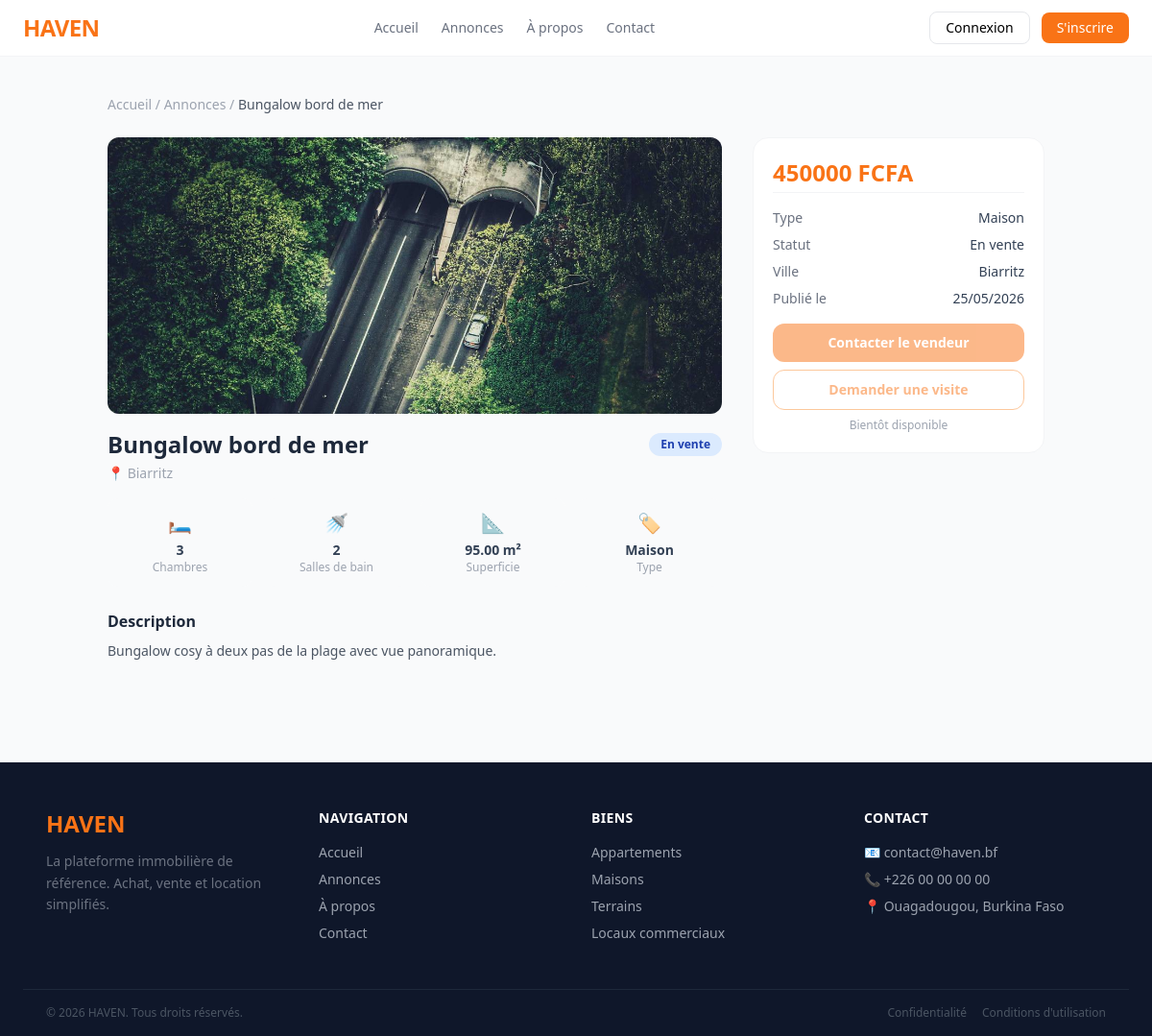
The page /detail/21/ on the database its author committed.
### apps/listings/models.py (models this page shows, shortened)
class Listing(models.Model):
    STATUS = [
        ('En vente', 'En vente'),
        ('A louer', 'A louer'),
        ('Vendu', 'Vendu'),
        ('Loué', 'Loué'),
    ]
    TYPES = [
        ('Appartement', 'Appartement'),
        ('Maison', 'Maison'),
        ('Local commercial', 'Local commercial'),
        ('Terrain', 'Terrain'),
    ]
    user = models.ForeignKey(settings.AUTH_USER_MODEL,
                            on_delete=models.CASCADE)
    title = models.CharField(max_length=255)
    description = models.TextField()
    property_type = models.CharField(max_length=20, choices=TYPES)
    status = models.CharField(max_length=20, choices=STATUS)
    price = models.DecimalField(max_digits=14,decimal_places=2)
    bathrooms = models.IntegerField()
    bedrooms = models.IntegerField()
    is_available = models.BooleanField(default=True)
    city = models.CharField(max_length=255)
    longitude = models.DecimalField(max_digits=9, decimal_places=6)
    latitude = models.DecimalField(max_digits=9, decimal_places=6)
    created_at = models.DateTimeField(auto_now_add=True)
    area = models.DecimalField(max_digits=8, decimal_places=2, null=True, blank=True)
    class Meta:
        ordering = ['-created_at']

class Images(models.Model):
    listing = models.ForeignKey(Listing,on_delete=models.CASCADE, related_name='images')
    image = models.ImageField(upload_to='listings/images/')
    class Meta:
        ordering = ['listing']

### apps/listings/views.py (the view)
# urls.py: path('detail/<int:id>/',views.detail,name='listing-detail'),
def detail(request,id):
    listing = get_object_or_404(Listing,id=id)
    images = listing.images.all()
    similars = Listing.objects.filter(
        property_type=listing.property_type,
        city=listing.city
    ).exclude(id=listing.id)[:4]
    context = {
        'listing': listing,
        'images': images,
        'similars': similars
    }
    return render(request, 'listings/details.html', context=context)

### templates/listings/details.html (shortened to what this page needs)
{% extends 'base.html' %}
{% block content %}
<div class="max-w-5xl mx-auto px-6 py-10">
    <p class="text-sm text-gray-400 mb-6">
        <a href="{% url 'home' %}" class="hover:text-orange-500">Accueil</a> /
        <a href="{% url 'search' %}" class="hover:text-orange-500">Annonces</a> /
        <span class="text-gray-600">{{ listing.title }}</span>
    </p>
    <div class="grid grid-cols-1 lg:grid-cols-3 gap-8">
        <div class="lg:col-span-2">
            {% if images %}
            <div class="mb-4 rounded-xl overflow-hidden h-72 bg-gray-100">
                <img id="main-img" src="{{ images.0.image.url }}" alt="{{ listing.title }}"
                     class="w-full h-full object-cover">
            </div>
            {% else %}
            <div class="mb-6 rounded-xl h-72 bg-gray-100 flex items-center justify-center text-6xl">🏠</div>
            {% endif %}
            <div class="flex items-start justify-between mb-4">
                <div>
                    <h1 class="text-2xl font-bold text-slate-800 mb-1">{{ listing.title }}</h1>
                    <p class="text-sm text-gray-400">📍 {{ listing.city }}</p>
                </div>
                <span class="text-xs font-semibold px-3 py-1 rounded-full mt-1
                    {% if listing.status == 'A louer' %}bg-green-100 text-green-800
                    {% elif listing.status == 'En vente' %}bg-blue-100 text-blue-800
                    {% else %}bg-gray-100 text-gray-600{% endif %}">
                    {{ listing.status }}
                </span>
            </div>
            <div class="grid grid-cols-2 sm:grid-cols-4 gap-3 mb-6">
                {% if listing.bedrooms %}
                <div class="bg-gray-50 rounded-xl p-3 text-center">
                    <p class="text-xl mb-1">🛏</p>
                    <p class="text-sm font-semibold text-slate-700">{{ listing.bedrooms }}</p>
                    <p class="text-xs text-gray-400">Chambres</p>
                </div>
                {% endif %}
                {% if listing.bathrooms %}
                <div class="bg-gray-50 rounded-xl p-3 text-center">
                    <p class="text-xl mb-1">🚿</p>
                    <p class="text-sm font-semibold text-slate-700">{{ listing.bathrooms }}</p>
                    <p class="text-xs text-gray-400">Salles de bain</p>
                </div>
                {% endif %}
                {% if listing.area %}
                <div class="bg-gray-50 rounded-xl p-3 text-center">
                    <p class="text-xl mb-1">📐</p>
                    <p class="text-sm font-semibold text-slate-700">{{ listing.area }} m²</p>
                    <p class="text-xs text-gray-400">Superficie</p>
                </div>
                {% endif %}
                <div class="bg-gray-50 rounded-xl p-3 text-center">
                    <p class="text-xl mb-1">🏷</p>
                    <p class="text-sm font-semibold text-slate-700">{{ listing.property_type }}</p>
                    <p class="text-xs text-gray-400">Type</p>
                </div>
            </div>
            <div>
                <h2 class="text-base font-semibold text-slate-800 mb-2">Description</h2>
                <p class="text-sm text-gray-600 leading-relaxed">{{ listing.description }}</p>
            </div>
        </div>
        <div class="lg:col-span-1">
            <div class="bg-white border border-gray-100 rounded-2xl p-5 sticky top-20">
                <p class="text-2xl font-bold text-orange-500 mb-1">
                    {{ listing.price|floatformat:0 }} FCFA
                </p>
                <div class="border-t border-gray-100 pt-4 mb-4 text-sm text-gray-500 space-y-2">
                    <div class="flex justify-between">
                        <span>Type</span>
                        <span class="font-medium text-slate-700">{{ listing.property_type }}</span>
                    </div>
                    <div class="flex justify-between">
                        <span>Statut</span>
                        <span class="font-medium text-slate-700">{{ listing.status }}</span>
                    </div>
                    <div class="flex justify-between">
                        <span>Ville</span>
                        <span class="font-medium text-slate-700">{{ listing.city }}</span>
                    </div>
                    <div class="flex justify-between">
                        <span>Publié le</span>
                        <span class="font-medium text-slate-700">{{ listing.created_at|date:"d/m/Y" }}</span>
                    </div>
                </div>
                <button disabled class="w-full bg-orange-500 text-white font-semibold py-2.5 rounded-xl text-sm opacity-50 cursor-not-allowed mb-2">
                    Contacter le vendeur
                </button>
                <button class="w-full border border-orange-400 text-orange-500 font-semibold py-2.5 rounded-xl text-sm opacity-50">
                    <a href="{% url 'request_visit' listing.pk %}">Demander une visite</a>
                </button>
                <p class="text-center text-xs text-gray-400 mt-2">Bientôt disponible</p>
            </div>
        </div>
    </div>
</div>
{% endblock %}

### rows shown on the page
Listing: title "Bungalow bord de mer", city "Biarritz", status "En vente", bedrooms "3", bathrooms "2", area "95.00", property_type "Maison", description "Bungalow cosy à deux pas de la plage avec vue panoramique.", price "450000", created_at "25/05/2026"
Images: image (picture)
